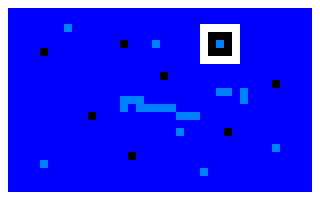

A 2D game scene composited from a Tiled map and its tileset images. What follows is a short description and the map's XML, with every tile layer's data as written:
An orthogonal 40x25 tile map with 8x8 px tiles, 1 tile layer (Capa de Patrones 1).

<map version="1.0" orientation="orthogonal" renderorder="right-down" width="40" height="25" tilewidth="8" tileheight="8" nextobjectid="1">
 <tileset firstgid="1" name="tiles" tilewidth="8" tileheight="8" tilecount="4" columns="2">
  <image source="tiles.png" width="16" height="16" />
 </tileset>
 <layer name="Capa de Patrones 1" width="40" height="25">
  <data encoding="csv">
4,4,4,4,4,4,4,4,4,4,4,4,4,4,4,4,4,4,4,4,4,4,4,4,4,4,4,4,4,4,4,4,4,4,4,4,4,4,4,4,
4,1,1,1,1,1,1,1,1,1,1,1,1,1,1,1,1,1,1,1,1,1,1,1,1,1,1,1,1,1,1,1,1,1,1,1,1,1,1,4,
4,1,1,1,1,1,1,1,1,1,1,1,1,1,1,1,1,1,1,1,1,1,1,1,1,1,1,1,1,1,1,1,1,1,1,1,1,1,1,4,
4,1,1,1,1,1,1,1,2,1,1,1,1,1,1,1,1,1,1,1,1,1,1,1,1,4,4,4,4,4,1,1,1,1,1,1,1,1,1,4,
4,1,1,1,1,1,1,1,1,1,1,1,1,1,1,1,1,1,1,1,1,1,1,1,1,4,3,3,3,4,1,1,1,1,1,1,1,1,1,4,
4,1,1,1,1,1,1,1,1,1,1,1,1,1,1,3,1,1,1,2,1,1,1,1,1,4,3,2,3,4,1,1,1,1,1,1,1,1,1,4,
4,1,1,1,1,3,1,1,1,1,1,1,1,1,1,1,1,1,1,1,1,1,1,1,1,4,3,3,3,4,1,1,1,1,1,1,1,1,1,4,
4,1,1,1,1,1,1,1,1,1,1,1,1,1,1,1,1,1,1,1,1,1,1,1,1,4,4,4,4,4,1,1,1,1,1,1,1,1,1,4,
4,1,1,1,1,1,1,1,1,1,1,1,1,1,1,1,1,1,1,1,1,1,1,1,1,1,1,1,1,1,1,1,1,1,1,1,1,1,1,4,
4,1,1,1,1,1,1,1,1,1,1,1,1,1,1,1,1,1,1,1,3,1,1,1,1,1,1,1,1,1,1,1,1,1,1,1,1,1,1,4,
4,1,1,1,1,1,1,1,1,1,1,1,1,1,1,1,1,1,1,1,1,1,1,1,1,1,1,1,1,1,1,1,1,1,3,1,1,1,1,4,
4,1,1,1,1,1,1,1,1,1,1,1,1,1,1,1,1,1,1,1,1,1,1,1,1,1,1,2,2,1,2,1,1,1,1,1,1,1,1,4,
4,1,1,1,1,1,1,1,1,1,1,1,1,1,1,2,2,2,1,1,1,1,1,1,1,1,1,1,1,1,2,1,1,1,1,1,1,1,1,4,
4,1,1,1,1,1,1,1,1,1,1,1,1,1,1,2,1,2,2,2,2,2,1,1,1,1,1,1,1,1,1,1,1,1,1,1,1,1,1,4,
4,1,1,1,1,1,1,1,1,1,1,3,1,1,1,1,1,1,1,1,1,1,2,2,2,1,1,1,1,1,1,1,1,1,1,1,1,1,1,4,
4,1,1,1,1,1,1,1,1,1,1,1,1,1,1,1,1,1,1,1,1,1,1,1,1,1,1,1,1,1,1,1,1,1,1,1,1,1,1,4,
4,1,1,1,1,1,1,1,1,1,1,1,1,1,1,1,1,1,1,1,1,1,2,1,1,1,1,1,3,1,1,1,1,1,1,1,1,1,1,4,
4,1,1,1,1,1,1,1,1,1,1,1,1,1,1,1,1,1,1,1,1,1,1,1,1,1,1,1,1,1,1,1,1,1,1,1,1,1,1,4,
4,1,1,1,1,1,1,1,1,1,1,1,1,1,1,1,1,1,1,1,1,1,1,1,1,1,1,1,1,1,1,1,1,1,2,1,1,1,1,4,
4,1,1,1,1,1,1,1,1,1,1,1,1,1,1,1,3,1,1,1,1,1,1,1,1,1,1,1,1,1,1,1,1,1,1,1,1,1,1,4,
4,1,1,1,1,2,1,1,1,1,1,1,1,1,1,1,1,1,1,1,1,1,1,1,1,1,1,1,1,1,1,1,1,1,1,1,1,1,1,4,
4,1,1,1,1,1,1,1,1,1,1,1,1,1,1,1,1,1,1,1,1,1,1,1,1,2,1,1,1,1,1,1,1,1,1,1,1,1,1,4,
4,1,1,1,1,1,1,1,1,1,1,1,1,1,1,1,1,1,1,1,1,1,1,1,1,1,1,1,1,1,1,1,1,1,1,1,1,1,1,4,
4,1,1,1,1,1,1,1,1,1,1,1,1,1,1,1,1,1,1,1,1,1,1,1,1,1,1,1,1,1,1,1,1,1,1,1,1,1,1,4,
4,4,4,4,4,4,4,4,4,4,4,4,4,4,4,4,4,4,4,4,4,4,4,4,4,4,4,4,4,4,4,4,4,4,4,4,4,4,4,4
</data>
 </layer>
</map>
